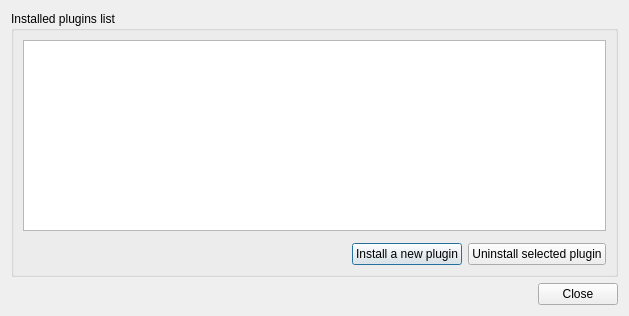
<?xml version="1.0" encoding="UTF-8"?>
<ui version="4.0">
 <class>PluginDialog</class>
 <widget class="QDialog" name="PluginDialog">
  <property name="geometry">
   <rect>
    <x>0</x>
    <y>0</y>
    <width>629</width>
    <height>316</height>
   </rect>
  </property>
  <property name="windowTitle">
   <string>Plugins manager</string>
  </property>
  <layout class="QVBoxLayout" name="verticalLayout">
   <item>
    <widget class="QGroupBox" name="groupBox_2">
     <property name="title">
      <string>Installed plugins list</string>
     </property>
     <layout class="QVBoxLayout" name="verticalLayout_3">
      <item>
       <widget class="QTableView" name="table_plugins">
        <attribute name="horizontalHeaderStretchLastSection">
         <bool>true</bool>
        </attribute>
        <attribute name="verticalHeaderStretchLastSection">
         <bool>true</bool>
        </attribute>
       </widget>
      </item>
      <item>
       <layout class="QHBoxLayout" name="horizontalLayout_5">
        <property name="topMargin">
         <number>6</number>
        </property>
        <item>
         <spacer name="horizontalSpacer_3">
          <property name="orientation">
           <enum>Qt::Horizontal</enum>
          </property>
          <property name="sizeHint" stdset="0">
           <size>
            <width>40</width>
            <height>20</height>
           </size>
          </property>
         </spacer>
        </item>
        <item>
         <widget class="QPushButton" name="button_install">
          <property name="text">
           <string>Install a new plugin</string>
          </property>
          <property name="iconSize">
           <size>
            <width>16</width>
            <height>16</height>
           </size>
          </property>
         </widget>
        </item>
        <item>
         <widget class="QPushButton" name="button_delete">
          <property name="text">
           <string>Uninstall selected plugin</string>
          </property>
         </widget>
        </item>
       </layout>
      </item>
     </layout>
    </widget>
   </item>
   <item>
    <widget class="QDialogButtonBox" name="button_box">
     <property name="enabled">
      <bool>true</bool>
     </property>
     <property name="orientation">
      <enum>Qt::Horizontal</enum>
     </property>
     <property name="standardButtons">
      <set>QDialogButtonBox::Close</set>
     </property>
    </widget>
   </item>
  </layout>
 </widget>
 <resources>
  <include location="../../../../../res/icons/sakia.icons.qrc"/>
 </resources>
 <connections/>
 <slots>
  <slot>open_manage_wallet_coins()</slot>
  <slot>change_displayed_wallet(int)</slot>
  <slot>transfer_mode_changed(bool)</slot>
  <slot>recipient_mode_changed(bool)</slot>
  <slot>change_current_community(int)</slot>
  <slot>amount_changed()</slot>
  <slot>relative_amount_changed()</slot>
 </slots>
</ui>
